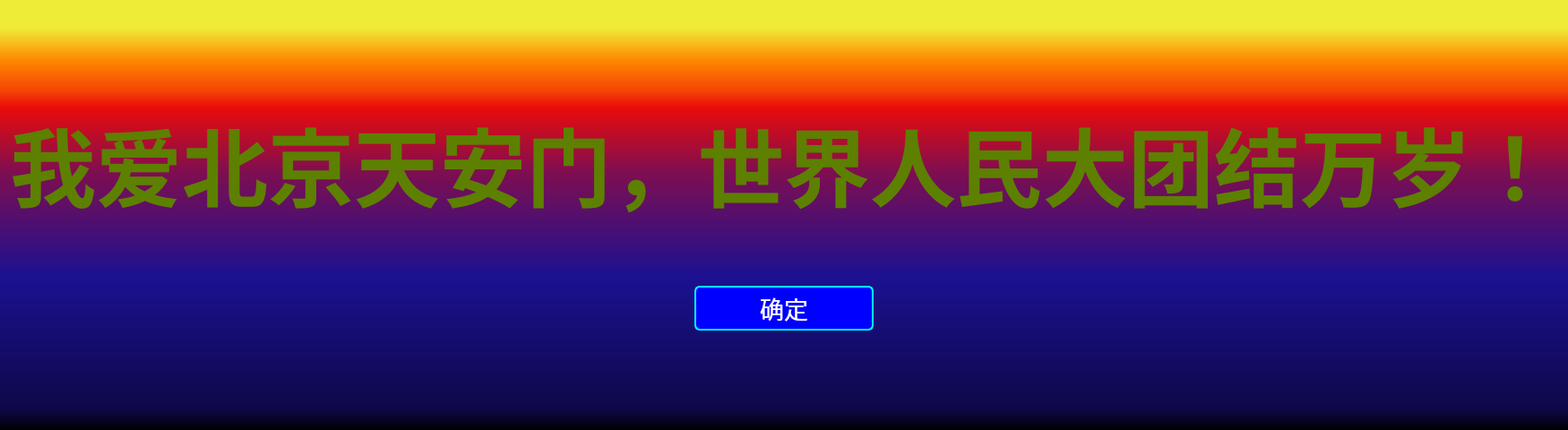
<?xml version="1.0" encoding="UTF-8"?>
<ui version="4.0">
 <class>FullScrDialog</class>
 <widget class="QDialog" name="FullScrDialog">
  <property name="geometry">
   <rect>
    <x>0</x>
    <y>0</y>
    <width>988</width>
    <height>480</height>
   </rect>
  </property>
  <property name="windowTitle">
   <string>Dialog</string>
  </property>
  <property name="styleSheet">
   <string notr="true">background-color: qlineargradient(spread:pad, x1:0, y1:1, x2:0, y2:0, stop:0 rgba(0, 0, 0, 255), stop:0.05 rgba(14, 8, 73, 255), stop:0.36 rgba(28, 17, 145, 255), stop:0.6 rgba(126, 14, 81, 255), stop:0.75 rgba(234, 11, 11, 255), stop:0.79 rgba(244, 70, 5, 255), stop:0.86 rgba(255, 136, 0, 255), stop:0.935 rgba(239, 236, 55, 255));</string>
  </property>
  <layout class="QVBoxLayout" name="verticalLayout_2">
   <item>
    <layout class="QVBoxLayout" name="verticalLayout">
     <item>
      <spacer name="verticalSpacer">
       <property name="orientation">
        <enum>Qt::Orientation::Vertical</enum>
       </property>
       <property name="sizeHint" stdset="0">
        <size>
         <width>20</width>
         <height>40</height>
        </size>
       </property>
      </spacer>
     </item>
     <item>
      <layout class="QHBoxLayout" name="horizontalLayout_2">
       <item>
        <spacer name="horizontalSpacer">
         <property name="orientation">
          <enum>Qt::Orientation::Horizontal</enum>
         </property>
         <property name="sizeHint" stdset="0">
          <size>
           <width>40</width>
           <height>20</height>
          </size>
         </property>
        </spacer>
       </item>
       <item>
        <widget class="QLabel" name="label">
         <property name="font">
          <font>
           <family>楷体</family>
           <pointsize>72</pointsize>
           <bold>true</bold>
          </font>
         </property>
         <property name="styleSheet">
          <string notr="true">color: qlineargradient(spread:pad, x1:0, y1:0, x2:1, y2:0, stop:0 rgba(9, 41, 4, 255), stop:0.085 rgba(2, 79, 0, 255), stop:0.19 rgba(50, 147, 22, 255), stop:0.275 rgba(236, 191, 49, 255), stop:0.39 rgba(243, 61, 34, 255), stop:0.555 rgba(135, 81, 60, 255), stop:0.667 rgba(121, 75, 255, 255), stop:0.825 rgba(164, 255, 244, 255), stop:0.885 rgba(104, 222, 71, 255), stop:1 rgba(93, 128, 0, 255));
background-color: rgba(170, 255, 255,0);</string>
         </property>
         <property name="text">
          <string>我爱北京天安门，世界人民大团结万岁！</string>
         </property>
         <property name="alignment">
          <set>Qt::AlignmentFlag::AlignCenter</set>
         </property>
        </widget>
       </item>
       <item>
        <spacer name="horizontalSpacer_4">
         <property name="orientation">
          <enum>Qt::Orientation::Horizontal</enum>
         </property>
         <property name="sizeHint" stdset="0">
          <size>
           <width>40</width>
           <height>20</height>
          </size>
         </property>
        </spacer>
       </item>
      </layout>
     </item>
     <item>
      <spacer name="verticalSpacer_3">
       <property name="orientation">
        <enum>Qt::Orientation::Vertical</enum>
       </property>
       <property name="sizeType">
        <enum>QSizePolicy::Policy::Fixed</enum>
       </property>
       <property name="sizeHint" stdset="0">
        <size>
         <width>20</width>
         <height>60</height>
        </size>
       </property>
      </spacer>
     </item>
     <item>
      <layout class="QHBoxLayout" name="horizontalLayout">
       <item>
        <spacer name="horizontalSpacer_3">
         <property name="orientation">
          <enum>Qt::Orientation::Horizontal</enum>
         </property>
         <property name="sizeHint" stdset="0">
          <size>
           <width>40</width>
           <height>20</height>
          </size>
         </property>
        </spacer>
       </item>
       <item>
        <widget class="QPushButton" name="pushButton">
         <property name="minimumSize">
          <size>
           <width>200</width>
           <height>50</height>
          </size>
         </property>
         <property name="maximumSize">
          <size>
           <width>16777215</width>
           <height>16777215</height>
          </size>
         </property>
         <property name="font">
          <font>
           <pointsize>20</pointsize>
          </font>
         </property>
         <property name="cursor">
          <cursorShape>PointingHandCursor</cursorShape>
         </property>
         <property name="styleSheet">
          <string notr="true">border:2px solid rgb(0, 253, 255);border-radius:6px;background-color:blue;color:white;</string>
         </property>
         <property name="text">
          <string>确定</string>
         </property>
        </widget>
       </item>
       <item>
        <spacer name="horizontalSpacer_2">
         <property name="orientation">
          <enum>Qt::Orientation::Horizontal</enum>
         </property>
         <property name="sizeHint" stdset="0">
          <size>
           <width>40</width>
           <height>20</height>
          </size>
         </property>
        </spacer>
       </item>
      </layout>
     </item>
     <item>
      <spacer name="verticalSpacer_2">
       <property name="orientation">
        <enum>Qt::Orientation::Vertical</enum>
       </property>
       <property name="sizeHint" stdset="0">
        <size>
         <width>20</width>
         <height>40</height>
        </size>
       </property>
      </spacer>
     </item>
    </layout>
   </item>
  </layout>
 </widget>
 <resources/>
 <connections/>
</ui>
